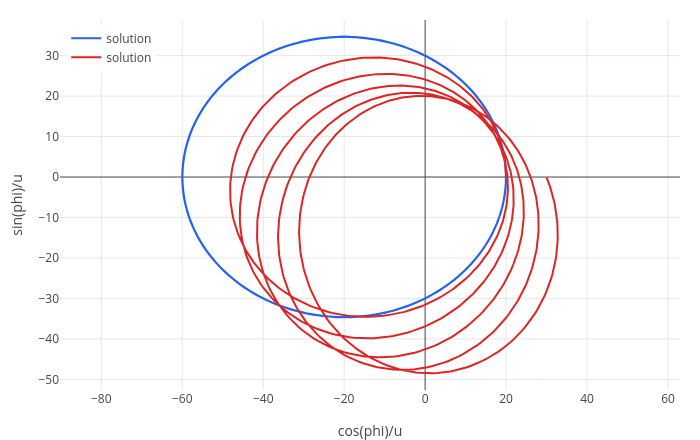

Source (notebook cell):
### Markdown cell above
## 5. Mercury's perihelion precession

> **A note on "retrograde".** Mercury's *retrograde* motion, when it seems to move backwards across the sky for a
> few weeks, is a line-of-sight effect: Earth overtakes it (or it overtakes Earth) on the inside track. Copernicus
> and Newton explain that fully. What Newton could *not* explain, and Einstein could, is a different effect: the
> slow turning of Mercury's elliptical orbit, called the **precession of the perihelion**. That is what this section
> shows.

Each orbit, Mercury's point of closest approach to the Sun (the perihelion) moves forward a little. Most of that is
caused by the pull of the other planets, but 43 arcseconds per century were left over, and puzzled astronomers for
fifty years. General relativity predicts exactly that amount.

With $u = 1/r$ as a function of the angle $\phi$ and $h$ the angular momentum per unit mass, the orbit equations are
(in units where $c = 1$, so $GM = r_s/2$):

* Newton: $\;u'' + u = \dfrac{GM}{h^2}$, whose solutions are ellipses that close on themselves.
* General relativity (from the Schwarzschild geodesics): $\;u'' + u = \dfrac{GM}{h^2} + 3GM\,u^2$

The extra term is tiny for Mercury, so to *see* it we take an orbit much closer to the mass: perihelion at
$20\,r_s$, aphelion at $60\,r_s$. `odeplot` solves the equations and draws $x = \cos\phi/u$, $y = \sin\phi/u$:

### Code cell
r_s = 1;
h = sqrt(15);
rp = 20;
newton = odeplot([w, r_s/(2*h^2)-u], [u w], phi, [1/rp 0], 0, 10*pi, [cos(phi)/u sin(phi)/u]);
einstein = odeplot([w, r_s/(2*h^2)+1.5*r_s*u^2-u], [u w], phi, [1/rp 0], 0, 10*pi, [cos(phi)/u sin(phi)/u]);
show(newton, einstein)

### Figure 1 — Plotly figure (JSON) as saved in the notebook; plotly's stock layout.template omitted (floating-point values rounded to 4 significant figures; data arrays with more than 128 entries replaced by an {"elided": "..."} marker saying what was removed)
{"data": [{"line": {"color": "#2563eb", "width": 2}, "mode": "lines", "name": "solution", "type": "scatter", "x": {"elided": "1431 float values"}, "y": {"elided": "1431 float values"}}, {"line": {"color": "#dc2626", "width": 2}, "mode": "lines", "name": "solution", "type": "scatter", "x": {"elided": "1431 float values"}, "y": {"elided": "1431 float values"}}], "layout": {"height": 440, "legend": {"bgcolor": "rgba(255,255,255,0.8)", "x": 0.01, "y": 0.99}, "margin": {"b": 50, "l": 60, "r": 20, "t": 20}, "showlegend": true, "title": {"text": ""}, "width": 700, "xaxis": {"title": {"text": "cos(phi)/u"}, "zeroline": true}, "yaxis": {"range": [-52.61, 38.8], "scaleanchor": "x", "scaleratio": 1, "title": {"text": "sin(phi)/u"}, "zeroline": true}}}
